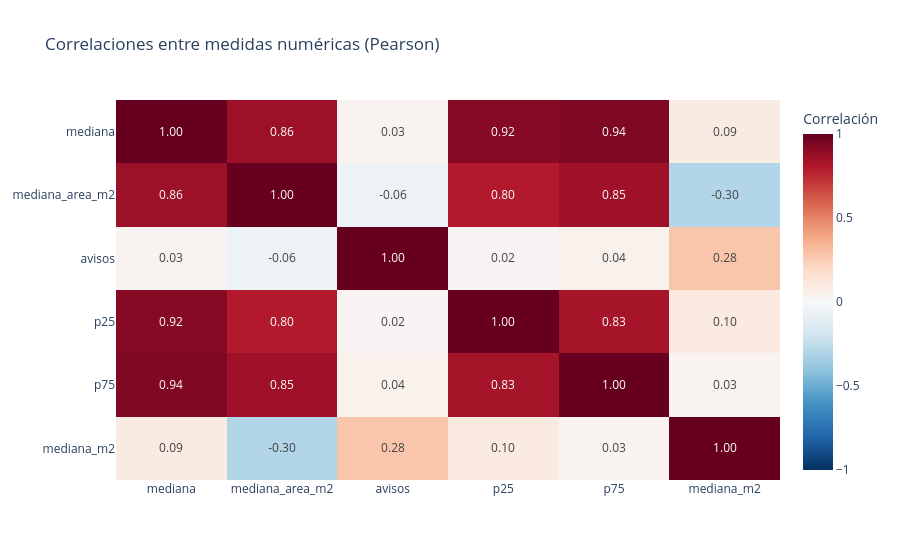

Notebook cell for this chart:
### Markdown cell above
## 5. Comparaciones, correlación y observaciones atípicas

La matriz de correlación resume asociaciones lineales entre variables numéricas de la selección. Las observaciones IQR se conservan y se muestran para revisión contextual.

### Code cell
if not filtered.empty:
    corr_cols = [c for c in ['mediana','mediana_area_m2','avisos','p25','p75','mediana_m2'] if c in filtered and filtered[c].nunique()>1]
    corr = filtered[corr_cols].corr(numeric_only=True)
    fig = px.imshow(corr, text_auto='.2f', color_continuous_scale='RdBu_r', zmin=-1, zmax=1, aspect='auto',
        title='Correlaciones entre medidas numéricas (Pearson)', labels={'color':'Correlación'})
    fig.show()

    q1,q3=filtered.mediana.quantile([.25,.75]); iqr=q3-q1; low=max(0,q1-1.5*iqr); high=q3+1.5*iqr
    reviewed=filtered[(filtered.mediana<low)|(filtered.mediana>high)].copy().sort_values('mediana',ascending=False)
    print(f'Regla 1.5×IQR en la selección: límites ${low:,.0f}–${high:,.0f}; filas señaladas {len(reviewed)} de {len(filtered)}. Se conservan, no se eliminan automáticamente.')
    if not reviewed.empty:
        display(reviewed[['ciudad','zona','operacion','tipo','avisos','mediana','p25','p75','mediana_area_m2']].head(30).style.format({'mediana':'${:,.0f}','p25':'${:,.0f}','p75':'${:,.0f}','mediana_area_m2':'{:,.1f}'}).set_caption('Filas señaladas para revisión contextual'))
    else:
        print('No hay filas fuera de los límites IQR con esta selección.')

### Figure 1 — Plotly figure (JSON) as saved in the notebook; plotly's stock layout.template omitted (floating-point values rounded to 4 significant figures)
{"data": [{"coloraxis": "coloraxis", "hovertemplate": "x: %{x}<br>y: %{y}<br>Correlación: %{z}<extra></extra>", "name": "0", "texttemplate": "%{z:.2f}", "type": "heatmap", "x": ["mediana", "mediana_area_m2", "avisos", "p25", "p75", "mediana_m2"], "xaxis": "x", "y": ["mediana", "mediana_area_m2", "avisos", "p25", "p75", "mediana_m2"], "yaxis": "y", "z": [[1.0, 0.8556, 0.0279, 0.918, 0.9363, 0.08716], [0.8556, 1.0, -0.05705, 0.7965, 0.8543, -0.2989], [0.0279, -0.05705, 1.0, 0.01796, 0.04414, 0.2788], [0.918, 0.7965, 0.01796, 1.0, 0.8324, 0.09633], [0.9363, 0.8543, 0.04414, 0.8324, 1.0, 0.03007], [0.08716, -0.2989, 0.2788, 0.09633, 0.03007, 1.0]]}], "layout": {"coloraxis": {"autocolorscale": false, "cmax": 1, "cmin": -1, "colorbar": {"title": {"text": "Correlación"}}, "colorscale": [[0.0, "rgb(5,48,97)"], [0.1, "rgb(33,102,172)"], [0.2, "rgb(67,147,195)"], [0.3, "rgb(146,197,222)"], [0.4, "rgb(209,229,240)"], [0.5, "rgb(247,247,247)"], [0.6, "rgb(253,219,199)"], [0.7, "rgb(244,165,130)"], [0.8, "rgb(214,96,77)"], [0.9, "rgb(178,24,43)"], [1.0, "rgb(103,0,31)"]]}, "title": {"text": "Correlaciones entre medidas numéricas (Pearson)"}, "xaxis": {"anchor": "y", "domain": [0.0, 1.0]}, "yaxis": {"anchor": "x", "autorange": "reversed", "domain": [0.0, 1.0]}}}
